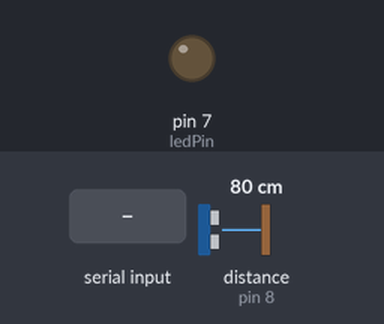
Bench run of a sketch on a simulated Arduino Uno, built with avr-gcc and run on an emulated ATmega328P. Shown: output pins drawn as LEDs (lit = HIGH). The inputs (shaded band) are chosen by the test bench; at power-on: distance to the obstacle (sensor on pin 8) 80 cm. The echo pulse lasts 58.3 µs per cm; pins used as bus, display or sensor lines are not drawn; what the sketch prints to the serial monitor is not drawn.

Above: at 1.2 s.
1.3 s: "1\n" received over Serial
At 2.1 s:
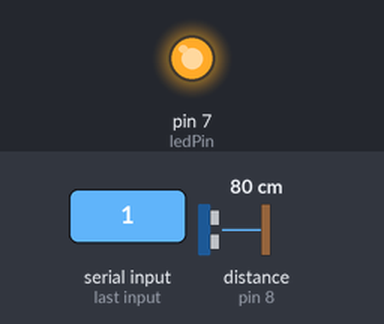
Timing chart, 0 to 4.3 s (numbered marks = the images above; inputs shaded):
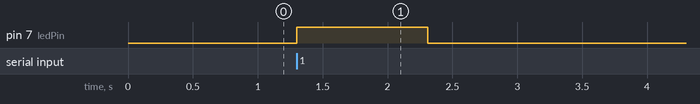

Measured:
- after the input at 1.3 s, pin 7 (ledPin): LOW → HIGH at once, → LOW 1.0 s later

The sketch:

Proyecto_Final.ino
```cpp
#include <Time.h>

const unsigned char ledPin = 7;
const unsigned char sensorTemp = A0;
const unsigned char trigPin = 9;
const unsigned char echoPin = 8;
const unsigned int  start = 0xFFFE;
const unsigned char stopt = 0xFE;
const unsigned long DEFAULT_TIME = 1560240000; //Fecha y hora en formato Unix
int encendido = 0;

void setup()
{
  Serial.begin(9600);
  pinMode(trigPin, OUTPUT);  // Sets the trigPin as an Output
  pinMode(echoPin, INPUT);  // Sets the echoPin as an Input
  pinMode(ledPin, OUTPUT);  // Sets the ledPin as an Output
  setTime(DEFAULT_TIME);
}

void loop()
{

 if (Serial.available())
 {
   encendido = Serial.parseInt();

   if (encendido == 1)
   {
   digitalWrite(ledPin,HIGH);
   }else
   {
   digitalWrite(ledPin,LOW);
   }
 }

  if (encendido == 1)
  {
  //Distancia
  //Clears the trigPin
  digitalWrite(trigPin, LOW);
  delayMicroseconds(2);

  // Sets the trigPin on HIGH state for 10 micro seconds
  digitalWrite(trigPin, HIGH);
  delayMicroseconds(10);
  digitalWrite(trigPin, LOW);

  // Reads the echoPin, returns the sound wave travel time in microseconds
  long pulse = pulseIn(echoPin, HIGH);

  // Temperatura
  int value = analogRead(sensorTemp);

  //Comienzo de trama con dos bytes
  Serial.write( highByte( start));
  Serial.write( lowByte( start));

  //Hora
  digitalClockDisplay();

  //Temperatura
  Serial.write( highByte(value));
  Serial.write( lowByte(value));

  //Distancia
  byte a,b,c,d;
  a |= pulse;
  pulse = pulse >> 8;
  b |= pulse;
  pulse = pulse >> 8;
  c |= pulse;
  pulse = pulse >> 8;
  d |= pulse;
  pulse = pulse >> 8;

  Serial.write(d);//Parte alta
  Serial.write(c);
  Serial.write(b);
  Serial.write(a);//Parte baja

  //Byte de fin de trama
  Serial.write(stopt);
  }
}

void digitalClockDisplay(){
  byte hours,minutes,seconds,days,months;
  int years;
  // digital clock display of the time

  hours = hour();
  Serial.write(hours);

  minutes = minute();
  Serial.write(minutes);

  seconds = second();
  Serial.write(seconds);

  days = day();
  Serial.write(days);

  months = month();
  Serial.write(months);

  years = year();
  Serial.write( highByte(years));
  Serial.write( lowByte(years));
}
```
